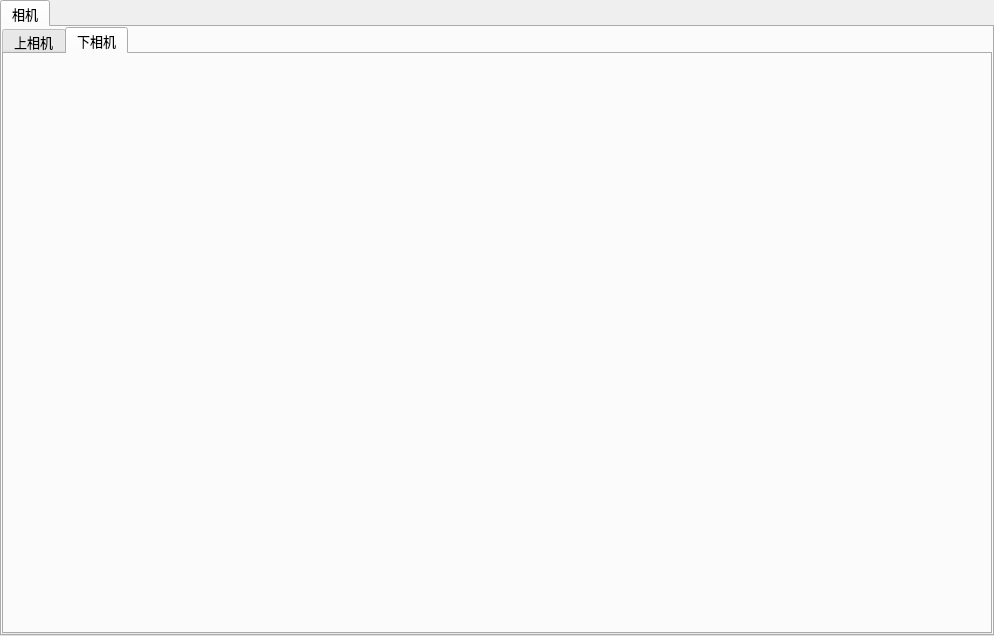
<?xml version="1.0" encoding="UTF-8"?>
<ui version="4.0">
 <class>QtVisionWidgetsClass</class>
 <widget class="QWidget" name="QtVisionWidgetsClass">
  <property name="geometry">
   <rect>
    <x>0</x>
    <y>0</y>
    <width>994</width>
    <height>636</height>
   </rect>
  </property>
  <property name="windowTitle">
   <string>QtMotionIOWidgets</string>
  </property>
  <layout class="QGridLayout" name="gridLayout_2">
   <property name="leftMargin">
    <number>0</number>
   </property>
   <property name="topMargin">
    <number>0</number>
   </property>
   <property name="rightMargin">
    <number>0</number>
   </property>
   <property name="bottomMargin">
    <number>0</number>
   </property>
   <property name="spacing">
    <number>0</number>
   </property>
   <item row="0" column="0">
    <widget class="QTabWidget" name="tabWidget">
     <property name="font">
      <font>
       <pointsize>10</pointsize>
      </font>
     </property>
     <property name="currentIndex">
      <number>0</number>
     </property>
     <widget class="QWidget" name="tab">
      <attribute name="title">
       <string>相机</string>
      </attribute>
      <layout class="QGridLayout" name="gridLayout" columnstretch="2">
       <property name="leftMargin">
        <number>0</number>
       </property>
       <property name="topMargin">
        <number>0</number>
       </property>
       <property name="rightMargin">
        <number>0</number>
       </property>
       <property name="bottomMargin">
        <number>0</number>
       </property>
       <property name="spacing">
        <number>0</number>
       </property>
       <item row="0" column="0">
        <widget class="QTabWidget" name="tabWidgetCamera">
         <property name="currentIndex">
          <number>1</number>
         </property>
         <widget class="QWidget" name="tab_3">
          <attribute name="title">
           <string>上相机</string>
          </attribute>
         </widget>
         <widget class="QWidget" name="tab_4">
          <attribute name="title">
           <string>下相机</string>
          </attribute>
         </widget>
        </widget>
       </item>
      </layout>
     </widget>
    </widget>
   </item>
  </layout>
 </widget>
 <layoutdefault spacing="6" margin="11"/>
 <resources/>
 <connections/>
</ui>
